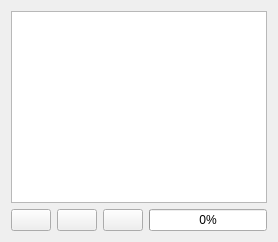
        <widget class="QWidget" name="tabDownloads">
         <attribute name="icon">
          <iconset resource="qmc2.qrc">
           <normaloff>:/data/img/download.png</normaloff>:/data/img/download.png</iconset>
         </attribute>
         <attribute name="title">
          <string>Downloads</string>
         </attribute>
         <layout class="QGridLayout" name="gridLayout_4">
          <item row="0" column="0">
           <layout class="QGridLayout" name="gridLayout_3">
            <item row="0" column="0" colspan="4">
             <widget class="QTreeWidget" name="treeWidgetDownloads">
              <property name="toolTip">
               <string>List of active/inactive downloads</string>
              </property>
              <property name="statusTip">
               <string>List of active/inactive downloads</string>
              </property>
              <property name="editTriggers">
               <set>QAbstractItemView::NoEditTriggers</set>
              </property>
              <property name="selectionMode">
               <enum>QAbstractItemView::ExtendedSelection</enum>
              </property>
              <property name="allColumnsShowFocus">
               <bool>true</bool>
              </property>
              <property name="headerHidden">
               <bool>true</bool>
              </property>
              <column>
               <property name="text">
                <string>Progress</string>
               </property>
              </column>
             </widget>
            </item>
            <item row="1" column="0">
             <widget class="QPushButton" name="pushButtonClearFinishedDownloads">
              <property name="toolTip">
               <string>Clear finished / stopped downloads from list</string>
              </property>
              <property name="statusTip">
               <string>Clear finished / stopped downloads from list</string>
              </property>
              <property name="text">
               <string/>
              </property>
              <property name="icon">
               <iconset resource="qmc2.qrc">
                <normaloff>:/data/img/stop.png</normaloff>:/data/img/stop.png</iconset>
              </property>
             </widget>
            </item>
            <item row="1" column="1">
             <widget class="QPushButton" name="pushButtonReloadSelectedDownloads">
              <property name="toolTip">
               <string>Reload selected downloads</string>
              </property>
              <property name="statusTip">
               <string>Reload selected downloads</string>
              </property>
              <property name="text">
               <string/>
              </property>
              <property name="icon">
               <iconset resource="qmc2.qrc">
                <normaloff>:/data/img/reload.png</normaloff>:/data/img/reload.png</iconset>
              </property>
             </widget>
            </item>
            <item row="1" column="2">
             <widget class="QPushButton" name="pushButtonStopSelectedDownloads">
              <property name="toolTip">
               <string>Stop selected downloads</string>
              </property>
              <property name="statusTip">
               <string>Stop selected downloads</string>
              </property>
              <property name="text">
               <string/>
              </property>
              <property name="icon">
               <iconset resource="qmc2.qrc">
                <normaloff>:/data/img/stop_browser.png</normaloff>:/data/img/stop_browser.png</iconset>
              </property>
             </widget>
            </item>
            <item row="1" column="3">
             <widget class="QProgressBar" name="progressBarDownloadTotal">
              <property name="toolTip">
               <string>Total progress of running downloads</string>
              </property>
              <property name="statusTip">
               <string>Total progress of running downloads</string>
              </property>
              <property name="value">
               <number>0</number>
              </property>
             </widget>
            </item>
           </layout>
          </item>
         </layout>
        </widget>
